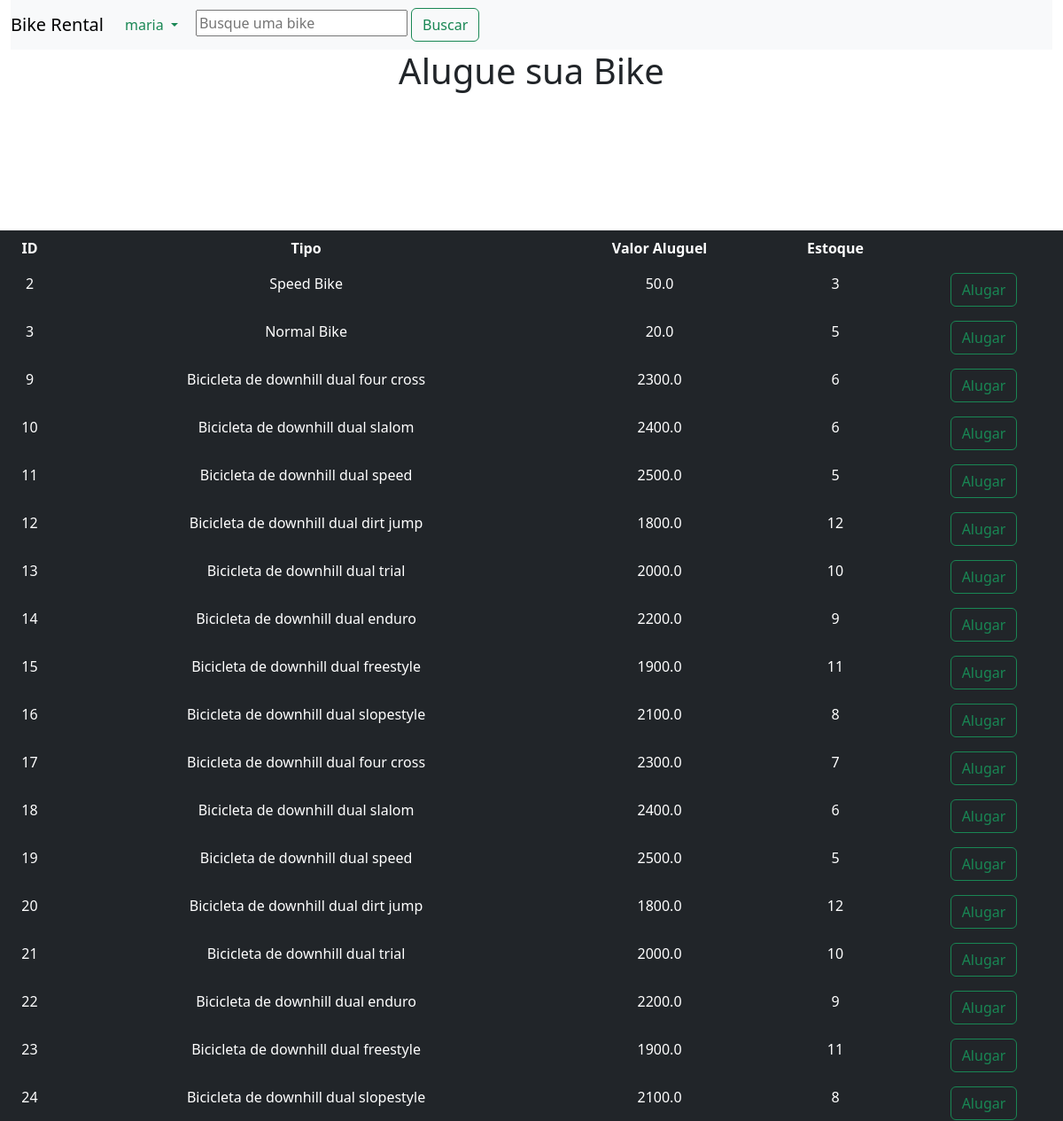
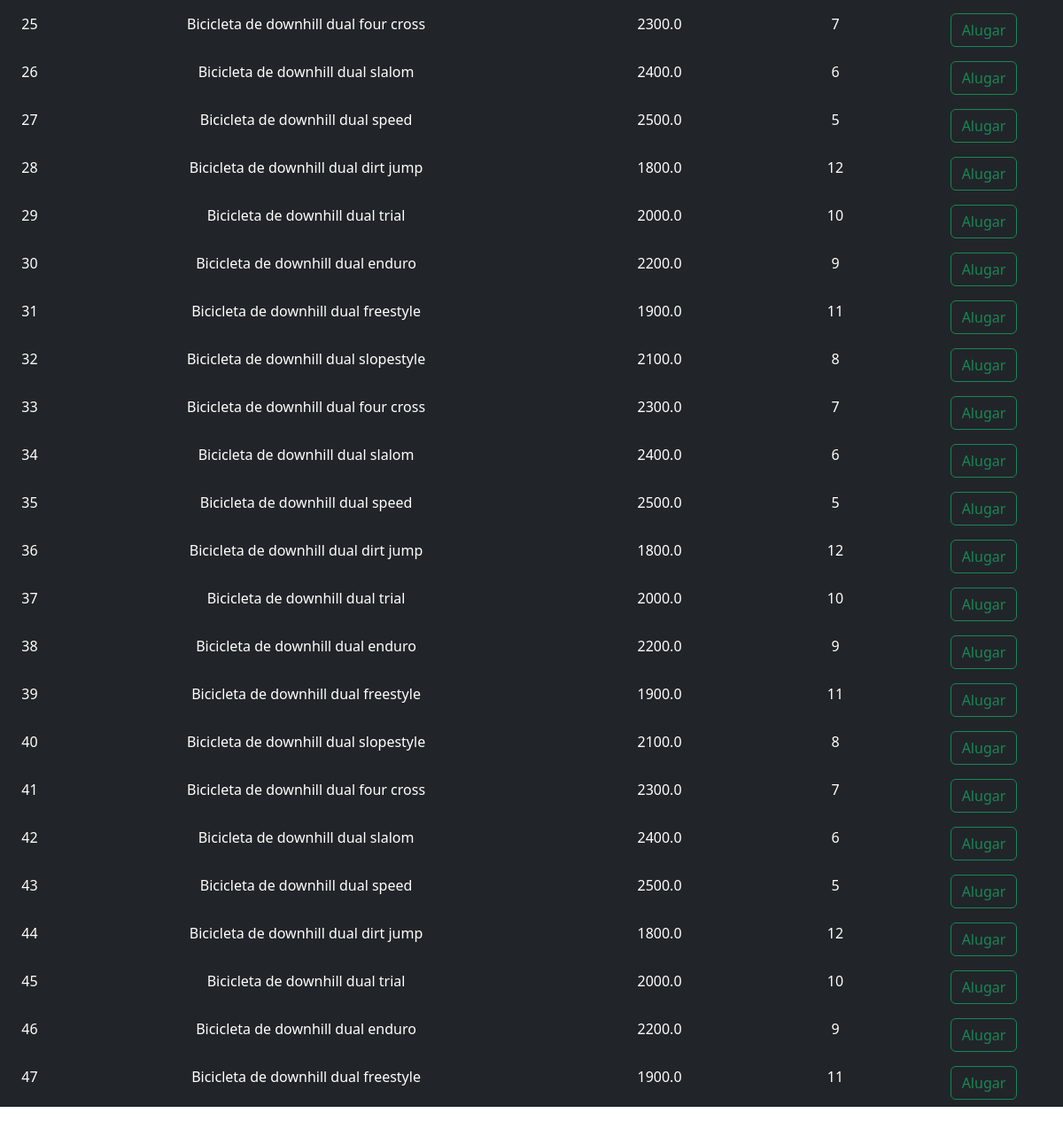
Page /lista (signed in) on the committed database (2 pictures, top to bottom).
### tables this page shows
CREATE TABLE bicicletas
             (id INTEGER PRIMARY KEY,
             tipo TEXT NOT NULL,
             valor REAL NOT NULL,
             estoque INTEGER NOT NULL);

### projeto_conclus-o_python/projeto_conclusao_shift-python-main/app.py (the view)
@app.route('/lista')
def lista():
    conn = sqlite3.connect('Bikes.db')
    c = conn.cursor()
    c.execute("SELECT * FROM bicicletas")
    bikes = c.fetchall()
    return render_template('lista.html', bikes=bikes)

### projeto_conclus-o_python/projeto_conclusao_shift-python-main/templates/lista.html (shortened to what this page needs)
<!DOCTYPE html>
<html lang="en">
<head>
    <link rel="stylesheet" type="text/css" href="{{ url_for('static', filename='style.css') }}">
    <link href="https://cdn.jsdelivr.net/npm/bootstrap@5.3.0-alpha3/dist/css/bootstrap.min.css" rel="stylesheet"
>
</head>
<body>
    {% block content %}
    <div class="container-fluid ms-auto">
        <nav class="navbar navbar-expand-lg navbar-light bg-light">
            <a class="navbar-brand" href="# ">Bike Rental</a>
            <div class="collapse navbar-collapse" id="navbarNav">
                <ul class="navbar-nav">
                    {% if session.logged_in %}
                    <li type='none' class="nav-item dropdown">
                        <a class="nav-link dropdown-toggle link-success" href="#" role="button" data-bs-toggle="dropdown"
                            aria-expanded="false">{{ session.username }}
                        </a>
                    </li>
                    {% endif %}
                </ul>
            </div>
            <div class="container-fluid ms-auto">
               <form action="{{ url_for('buscar') }}" method="POST">
                 <input type="text" name="termo_busca" placeholder="Busque uma bike">
                 <button class="btn btn-outline-success" type="submit">Buscar</button>
               </form>
            </div>
        </nav>
    </div>
    <div>
        <h1>Alugue sua Bike</h1>
    </div>
    <table class=" table table-dark table-borderless">
        <tr align="center" >
            <th scope="col">ID</th>
            <th scope="col">Tipo</th>
            <th scope="col">Valor Aluguel</th>
            <th scope="col">Estoque</th>
            <th scope="col"></th>
        </tr>
        {% for bike in bikes %}
        <tbody>
            <tr align="center">
                <td>{{ bike[0] }}</td>
                <td>{{ bike[1] }}</td>
                <td>{{ bike[2] }}</td>
                <td>{{ bike[3] }}</td>
                <td>
                    <form action="{{ url_for('alugar', id=bike[0]) }}" method="POST">
                        <button type="checkbox" type="button" class="btn btn-outline-success" >Alugar</button>
                    </form>
            </tr>
        </tbody>
        {% endfor %}
    </table>
    {% endblock %}
</body>
</html>

### projeto_conclus-o_python/projeto_conclusao_shift-python-main/static/style.css (style rules this page uses)
h1, h2, h3, h4, h5, h6 , p { font-weight: 700; margin-top: 0; font-weight: bold; text-align: center; }

### rows in the picture
bicicletas: id "2", tipo "Speed Bike", valor "50.0", estoque "3"
bicicletas: id "3", tipo "Normal Bike", valor "20.0", estoque "5"
bicicletas: id "9", tipo "Bicicleta de downhill dual four cross", valor "2300.0", estoque "6"
bicicletas: id "10", tipo "Bicicleta de downhill dual slalom", valor "2400.0", estoque "6"
bicicletas: id "11", tipo "Bicicleta de downhill dual speed", valor "2500.0", estoque "5"
bicicletas: id "12", tipo "Bicicleta de downhill dual dirt jump", valor "1800.0", estoque "12"
bicicletas: id "13", tipo "Bicicleta de downhill dual trial", valor "2000.0", estoque "10"
bicicletas: id "14", tipo "Bicicleta de downhill dual enduro", valor "2200.0", estoque "9"
bicicletas: id "15", tipo "Bicicleta de downhill dual freestyle", valor "1900.0", estoque "11"
bicicletas: id "16", tipo "Bicicleta de downhill dual slopestyle", valor "2100.0", estoque "8"
bicicletas: id "17", tipo "Bicicleta de downhill dual four cross", valor "2300.0", estoque "7"
bicicletas: id "18", tipo "Bicicleta de downhill dual slalom", valor "2400.0", estoque "6"
bicicletas: id "19", tipo "Bicicleta de downhill dual speed", valor "2500.0", estoque "5"
bicicletas: id "20", tipo "Bicicleta de downhill dual dirt jump", valor "1800.0", estoque "12"
bicicletas: id "21", tipo "Bicicleta de downhill dual trial", valor "2000.0", estoque "10"
bicicletas: id "22", tipo "Bicicleta de downhill dual enduro", valor "2200.0", estoque "9"
bicicletas: id "23", tipo "Bicicleta de downhill dual freestyle", valor "1900.0", estoque "11"
bicicletas: id "24", tipo "Bicicleta de downhill dual slopestyle", valor "2100.0", estoque "8"
bicicletas: id "25", tipo "Bicicleta de downhill dual four cross", valor "2300.0", estoque "7"
bicicletas: id "26", tipo "Bicicleta de downhill dual slalom", valor "2400.0", estoque "6"
bicicletas: id "27", tipo "Bicicleta de downhill dual speed", valor "2500.0", estoque "5"
bicicletas: id "28", tipo "Bicicleta de downhill dual dirt jump", valor "1800.0", estoque "12"
bicicletas: id "29", tipo "Bicicleta de downhill dual trial", valor "2000.0", estoque "10"
bicicletas: id "30", tipo "Bicicleta de downhill dual enduro", valor "2200.0", estoque "9"
bicicletas: id "31", tipo "Bicicleta de downhill dual freestyle", valor "1900.0", estoque "11"
bicicletas: id "32", tipo "Bicicleta de downhill dual slopestyle", valor "2100.0", estoque "8"
bicicletas: id "33", tipo "Bicicleta de downhill dual four cross", valor "2300.0", estoque "7"
bicicletas: id "34", tipo "Bicicleta de downhill dual slalom", valor "2400.0", estoque "6"
bicicletas: id "35", tipo "Bicicleta de downhill dual speed", valor "2500.0", estoque "5"
bicicletas: id "36", tipo "Bicicleta de downhill dual dirt jump", valor "1800.0", estoque "12"
bicicletas: id "37", tipo "Bicicleta de downhill dual trial", valor "2000.0", estoque "10"
bicicletas: id "38", tipo "Bicicleta de downhill dual enduro", valor "2200.0", estoque "9"
bicicletas: id "39", tipo "Bicicleta de downhill dual freestyle", valor "1900.0", estoque "11"
bicicletas: id "40", tipo "Bicicleta de downhill dual slopestyle", valor "2100.0", estoque "8"
bicicletas: id "41", tipo "Bicicleta de downhill dual four cross", valor "2300.0", estoque "7"
bicicletas: id "42", tipo "Bicicleta de downhill dual slalom", valor "2400.0", estoque "6"
bicicletas: id "43", tipo "Bicicleta de downhill dual speed", valor "2500.0", estoque "5"
bicicletas: id "44", tipo "Bicicleta de downhill dual dirt jump", valor "1800.0", estoque "12"
bicicletas: id "45", tipo "Bicicleta de downhill dual trial", valor "2000.0", estoque "10"
bicicletas: id "46", tipo "Bicicleta de downhill dual enduro", valor "2200.0", estoque "9"
bicicletas: id "47", tipo "Bicicleta de downhill dual freestyle", valor "1900.0", estoque "11"

### other values in the picture
{{ session.username }} "maria"
